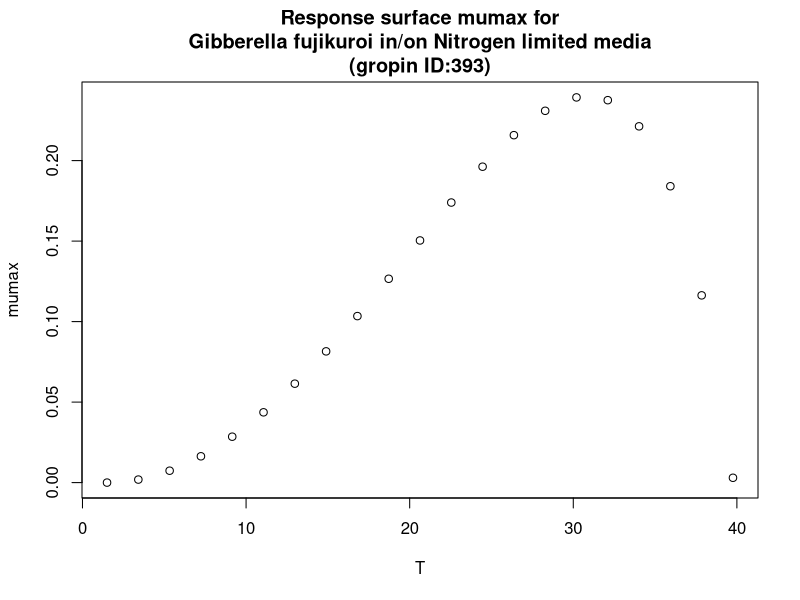

Reproduce this figure in R.
#############################
# start of Parameter script
#############################
T <- seq(1.5015,39.7602397602398,length.out=21)
#############################
# end of Parameter script
#############################
############################# 
# start of Model script Gropin ID 393 
#############################
 
# constant coefficients for this model
 
variables <- data.frame(T)
argumentsPar <- expand.grid(variables)
 
# heart of the model
response_surface <- function(T) {
   mumax <-(2.4*(10^-1)*(T-39.8)*((T-1.5)^2))/((30.9-1.5)*((30.9-1.5)*(T-30.9)-(30.9-39.8)*(30.9+1.5-2*T)))

return(mumax=mumax)
} 

# output parameters
responseSurface <- cbind(argumentsPar,response_surface(argumentsPar['T']))
colnames(responseSurface) <- c(colnames(argumentsPar),'mumax')
#############################
# End of Model script
#############################
############################# 
# start of Visualisation script Gropin ID 393 
#############################
plot(T,responseSurface$'mumax',xlab='T',
                          ylab='mumax',main='Response surface mumax for
Gibberella fujikuroi in/on Nitrogen limited media
(gropin ID:393)')
#############################
# End of Visualisation script
#############################
